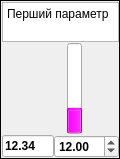
    <widget class="QFrame" name="Parametr_1">
     <property name="maximumSize">
      <size>
       <width>120</width>
       <height>16777215</height>
      </size>
     </property>
     <property name="frameShape">
      <enum>QFrame::Box</enum>
     </property>
     <property name="frameShadow">
      <enum>QFrame::Plain</enum>
     </property>
     <layout class="QGridLayout" name="gridLayout_2">
      <property name="leftMargin">
       <number>1</number>
      </property>
      <property name="topMargin">
       <number>1</number>
      </property>
      <property name="rightMargin">
       <number>0</number>
      </property>
      <property name="bottomMargin">
       <number>0</number>
      </property>
      <property name="spacing">
       <number>1</number>
      </property>
      <item row="1" column="3">
       <widget class="QSlider" name="vsSPR_1">
        <property name="sizePolicy">
         <sizepolicy hsizetype="Preferred" vsizetype="Expanding">
          <horstretch>0</horstretch>
          <verstretch>0</verstretch>
         </sizepolicy>
        </property>
        <property name="whatsThis">
         <string>Розрахункове завдання</string>
        </property>
        <property name="styleSheet">
         <string notr="true">
QSlider::groove:vertical {
     background:  rgba(0,0,0,0);
}

 QSlider::handle:vertical {
	image: url(:/AuLib/SPR_1.png);
 }
</string>
        </property>
        <property name="maximum">
         <number>4000</number>
        </property>
        <property name="singleStep">
         <number>1</number>
        </property>
        <property name="pageStep">
         <number>80</number>
        </property>
        <property name="value">
         <number>2500</number>
        </property>
        <property name="sliderPosition">
         <number>2500</number>
        </property>
        <property name="tracking">
         <bool>false</bool>
        </property>
        <property name="orientation">
         <enum>Qt::Vertical</enum>
        </property>
        <property name="invertedAppearance">
         <bool>false</bool>
        </property>
        <property name="invertedControls">
         <bool>false</bool>
        </property>
        <property name="tickPosition">
         <enum>QSlider::TicksBothSides</enum>
        </property>
        <property name="tickInterval">
         <number>400</number>
        </property>
       </widget>
      </item>
      <item row="0" column="0" colspan="7">
       <widget class="QTextEdit" name="Value_1">
        <property name="sizePolicy">
         <sizepolicy hsizetype="Expanding" vsizetype="Fixed">
          <horstretch>0</horstretch>
          <verstretch>0</verstretch>
         </sizepolicy>
        </property>
        <property name="maximumSize">
         <size>
          <width>16777215</width>
          <height>40</height>
         </size>
        </property>
        <property name="whatsThis">
         <string>Назва першого параметру</string>
        </property>
        <property name="verticalScrollBarPolicy">
         <enum>Qt::ScrollBarAlwaysOff</enum>
        </property>
        <property name="horizontalScrollBarPolicy">
         <enum>Qt::ScrollBarAlwaysOff</enum>
        </property>
        <property name="readOnly">
         <bool>true</bool>
        </property>
        <property name="html">
         <string>&lt;!DOCTYPE HTML PUBLIC &quot;-//W3C//DTD HTML 4.0//EN&quot; &quot;http://www.w3.org/TR/REC-html40/strict.dtd&quot;&gt;
&lt;html&gt;&lt;head&gt;&lt;meta name=&quot;qrichtext&quot; content=&quot;1&quot; /&gt;&lt;style type=&quot;text/css&quot;&gt;
p, li { white-space: pre-wrap; }
&lt;/style&gt;&lt;/head&gt;&lt;body style=&quot; font-family:'Hack'; font-size:12pt; font-weight:400; font-style:normal;&quot;&gt;
&lt;p style=&quot; margin-top:0px; margin-bottom:0px; margin-left:0px; margin-right:0px; -qt-block-indent:0; text-indent:0px;&quot;&gt;&lt;span style=&quot; font-family:'DejaVu Sans'; font-size:9pt;&quot;&gt;Перший параметр&lt;/span&gt;&lt;/p&gt;&lt;/body&gt;&lt;/html&gt;</string>
        </property>
       </widget>
      </item>
      <item row="1" column="5">
       <widget class="QSlider" name="vsSP_1">
        <property name="whatsThis">
         <string>Постійне завдання на перший параметер</string>
        </property>
        <property name="styleSheet">
         <string notr="true">QSlider::groove:vertical {
     background: rgba(0, 0, 0, 0);
/*     position: absolute;  абсолютная позиция в 4px слева и справа от виджета. установка полей виджета также будет работать... */
/*     left: 4px; right: 4px;*/
 }

 QSlider::handle:vertical {
	
	image: url(:/AuLib/SP_1.png);
 }
</string>
        </property>
        <property name="maximum">
         <number>4000</number>
        </property>
        <property name="singleStep">
         <number>1</number>
        </property>
        <property name="pageStep">
         <number>80</number>
        </property>
        <property name="value">
         <number>0</number>
        </property>
        <property name="sliderPosition">
         <number>0</number>
        </property>
        <property name="tracking">
         <bool>false</bool>
        </property>
        <property name="orientation">
         <enum>Qt::Vertical</enum>
        </property>
        <property name="invertedAppearance">
         <bool>false</bool>
        </property>
        <property name="invertedControls">
         <bool>false</bool>
        </property>
        <property name="tickPosition">
         <enum>QSlider::NoTicks</enum>
        </property>
       </widget>
      </item>
      <item row="1" column="1">
       <spacer name="horizontalSpacer_2">
        <property name="orientation">
         <enum>Qt::Horizontal</enum>
        </property>
        <property name="sizeHint" stdset="0">
         <size>
          <width>40</width>
          <height>20</height>
         </size>
        </property>
       </spacer>
      </item>
      <item row="2" column="0" colspan="7">
       <widget class="QFrame" name="frame_3">
        <property name="frameShape">
         <enum>QFrame::NoFrame</enum>
        </property>
        <property name="frameShadow">
         <enum>QFrame::Sunken</enum>
        </property>
        <layout class="QHBoxLayout" name="horizontalLayout">
         <property name="spacing">
          <number>0</number>
         </property>
         <property name="leftMargin">
          <number>0</number>
         </property>
         <property name="topMargin">
          <number>0</number>
         </property>
         <property name="rightMargin">
          <number>0</number>
         </property>
         <property name="bottomMargin">
          <number>0</number>
         </property>
         <item>
          <widget class="QLineEdit" name="lePV_1">
           <property name="sizePolicy">
            <sizepolicy hsizetype="Minimum" vsizetype="Fixed">
             <horstretch>0</horstretch>
             <verstretch>0</verstretch>
            </sizepolicy>
           </property>
           <property name="maximumSize">
            <size>
             <width>52</width>
             <height>16777215</height>
            </size>
           </property>
           <property name="font">
            <font>
             <weight>75</weight>
             <bold>true</bold>
            </font>
           </property>
           <property name="whatsThis">
            <string>Перший параметер процесу регулювання</string>
           </property>
           <property name="text">
            <string>12.34</string>
           </property>
           <property name="readOnly">
            <bool>true</bool>
           </property>
          </widget>
         </item>
         <item>
          <widget class="QDoubleSpinBox" name="sbSP_1">
           <property name="sizePolicy">
            <sizepolicy hsizetype="Minimum" vsizetype="Fixed">
             <horstretch>0</horstretch>
             <verstretch>0</verstretch>
            </sizepolicy>
           </property>
           <property name="minimumSize">
            <size>
             <width>0</width>
             <height>0</height>
            </size>
           </property>
           <property name="font">
            <font>
             <weight>75</weight>
             <bold>true</bold>
            </font>
           </property>
           <property name="whatsThis">
            <string>Постійне завдання на перший параметер</string>
           </property>
           <property name="buttonSymbols">
            <enum>QAbstractSpinBox::UpDownArrows</enum>
           </property>
           <property name="accelerated">
            <bool>true</bool>
           </property>
           <property name="keyboardTracking">
            <bool>false</bool>
           </property>
           <property name="decimals">
            <number>2</number>
           </property>
           <property name="maximum">
            <double>100.000000000000000</double>
           </property>
           <property name="value">
            <double>12.000000000000000</double>
           </property>
          </widget>
         </item>
        </layout>
        <zorder>sbSP_1</zorder>
        <zorder>lePV_1</zorder>
       </widget>
      </item>
      <item row="1" column="4">
       <widget class="QProgressBar" name="pbPV_1">
        <property name="maximumSize">
         <size>
          <width>15</width>
          <height>16777215</height>
         </size>
        </property>
        <property name="palette">
         <palette>
          <active>
           <colorrole role="Highlight">
            <brush brushstyle="SolidPattern">
             <color alpha="255">
              <red>255</red>
              <green>0</green>
              <blue>255</blue>
             </color>
            </brush>
           </colorrole>
          </active>
          <inactive>
           <colorrole role="Highlight">
            <brush brushstyle="SolidPattern">
             <color alpha="255">
              <red>255</red>
              <green>0</green>
              <blue>255</blue>
             </color>
            </brush>
           </colorrole>
          </inactive>
          <disabled>
           <colorrole role="Highlight">
            <brush brushstyle="SolidPattern">
             <color alpha="255">
              <red>178</red>
              <green>178</green>
              <blue>178</blue>
             </color>
            </brush>
           </colorrole>
          </disabled>
         </palette>
        </property>
        <property name="whatsThis">
         <string>Перший параметер процесу регулювання</string>
        </property>
        <property name="layoutDirection">
         <enum>Qt::LeftToRight</enum>
        </property>
        <property name="styleSheet">
         <string notr="true"/>
        </property>
        <property name="maximum">
         <number>4000</number>
        </property>
        <property name="value">
         <number>1000</number>
        </property>
        <property name="textVisible">
         <bool>false</bool>
        </property>
        <property name="orientation">
         <enum>Qt::Vertical</enum>
        </property>
       </widget>
      </item>
      <item row="1" column="6">
       <spacer name="horizontalSpacer_21">
        <property name="orientation">
         <enum>Qt::Horizontal</enum>
        </property>
        <property name="sizeType">
         <enum>QSizePolicy::MinimumExpanding</enum>
        </property>
        <property name="sizeHint" stdset="0">
         <size>
          <width>20</width>
          <height>20</height>
         </size>
        </property>
       </spacer>
      </item>
      <item row="1" column="2">
       <widget class="Scale" name="scalePV_1" native="true">
        <property name="sizePolicy">
         <sizepolicy hsizetype="Fixed" vsizetype="Expanding">
          <horstretch>0</horstretch>
          <verstretch>0</verstretch>
         </sizepolicy>
        </property>
        <property name="minimumSize">
         <size>
          <width>35</width>
          <height>0</height>
         </size>
        </property>
        <property name="maximumSize">
         <size>
          <width>35</width>
          <height>16777215</height>
         </size>
        </property>
       </widget>
      </item>
     </layout>
    </widget>
